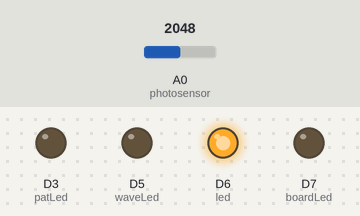
The sketch below on a simulated Particle Photon. On the bench: output pins drawn as LEDs (lit = HIGH). The test bench sets the inputs (shaded band); at power-on: A0 (photosensor) = 2048. Pins used as bus, display or sensor lines are not drawn.

Above: at 8.3 s.
8.4 s: A0 (photosensor) set to 2011
At 8.92 s:
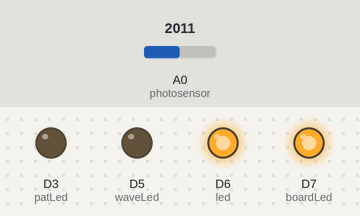
At 9.7 s:
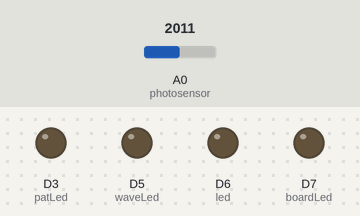
Timing chart, 0 to 11.4 s (numbered marks = the images above; inputs shaded):
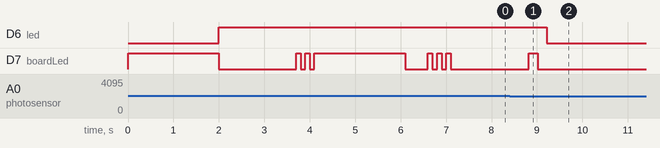

Measured:
- the behaviour switches between 2042 and 2041 on A0 (photosensor) (found by bisection; images 0 and 1)
- after the input at 8.4 s, D6 (led): HIGH → LOW after 0.82 s; D7 (boardLed): LOW → HIGH after 0.42 s, → LOW 0.20 s later

The sketch:

buddy-system.ino
```cpp
// Wave to the Deakin Photon Buddy
// Used the getting started make motion detector to create a "waver"

int led = D6;
int boardLed = D7;
int waveLed = D5;
int patLed = D3;
int photosensor = A0;
int power = A5;

int intactValue;
int brokenValue;
int beamThreshold;

bool beamBroken = false;

void myHandler(const char *event, const char *data); // Declare function

void setup() {
	// Initialise Outputs
	pinMode(led, OUTPUT);
	pinMode(boardLed, OUTPUT);
	pinMode(power, OUTPUT);
	pinMode(waveLed, OUTPUT);
	pinMode(patLed, OUTPUT);

	// Subscribe to the buddy event, listen for when they publish
	Particle.subscribe("Deakin_RIOT_SIT210_Photon_Buddy", myHandler);

	// Set Power to the Photosensor
	digitalWrite(power,HIGH);

	// Calibration
	// First, the D7 LED will go on to tell you to put your hand in front of the beam.
	digitalWrite(boardLed,HIGH);
	delay(2000);

	// Then, the D7 LED will go off and the LED will turn on.
	digitalWrite(boardLed,LOW);
	digitalWrite(led,HIGH);
	delay(500);

	// Now we'll take some readings...
	int off_1 = analogRead(photosensor); // read photosensor
	delay(200); // wait 200 milliseconds
	int off_2 = analogRead(photosensor); // read photosensor
	delay(1000); // wait 1 second

	// Now flash to let us know that you've taken the readings...
	digitalWrite(boardLed,HIGH);
	delay(100);
	digitalWrite(boardLed,LOW);
	delay(100);
	digitalWrite(boardLed,HIGH);
	delay(100);
	digitalWrite(boardLed,LOW);
	delay(100);

	// Now the D7 LED will go on to tell you to remove your hand...
	digitalWrite(boardLed,HIGH);
	delay(2000);

	// The D7 LED will turn off...
	digitalWrite(boardLed,LOW);

	// ...And we will take two more readings.
	int on_1 = analogRead(photosensor); // read photosensor
	delay(200); // wait 200 milliseconds
	int on_2 = analogRead(photosensor); // read photosensor
	delay(300); // wait 300 milliseconds

	// Now flash the D7 LED on and off three times to let us know that we're ready to go!
	digitalWrite(boardLed,HIGH);
	delay(100);
	digitalWrite(boardLed,LOW);
	delay(100);
	digitalWrite(boardLed,HIGH);
	delay(100);
	digitalWrite(boardLed,LOW);
	delay(100);
	digitalWrite(boardLed,HIGH);
	delay(100);
	digitalWrite(boardLed,LOW);

	intactValue = (on_1+on_2)/2;
	brokenValue = (off_1+off_2)/2;
	beamThreshold = (intactValue+brokenValue)/2.005;

}


void loop() {

	if (analogRead(photosensor) < beamThreshold)
	{
			Particle.publish("Death_Adder_Photon_Buddy", "wave", PUBLIC);
			delay(200);
			send_wave();
			digitalWrite(led,LOW);
			delay(60000); // hold 1 min to see if a wave comes in, before sending another wave
			beamBroken = false;
		    digitalWrite(led,HIGH);
	}

	else
    {
		    // Do nothing
	}
}

void myHandler(const char *event, const char *data)
{
	if (strcmp(data,"wave") == 0)
	{   // if your buddy sends a wave, then blink the red LED 3 times to reckonise the wave
		digitalWrite(waveLed,HIGH);
		delay(250);
		digitalWrite(waveLed,LOW);
		delay(250);
		digitalWrite(waveLed,HIGH);
		delay(250);
		digitalWrite(waveLed,LOW);
		delay(250);
		digitalWrite(waveLed,HIGH);
		delay(250);
		digitalWrite(waveLed,LOW);
		delay(250);
	}
	if (strcmp(data,"pat") == 0)
	{   // if your buddy sends a wave, then blink the red LED 3 times to reckonise the wave
		digitalWrite(waveLed,HIGH);
		delay(250);
		digitalWrite(patLed,HIGH);
		digitalWrite(waveLed,LOW);
		delay(250);
		digitalWrite(waveLed,HIGH);
		digitalWrite(patLed,LOW);
		delay(250);
		digitalWrite(patLed,HIGH);
		digitalWrite(waveLed,LOW);
		delay(250);
		digitalWrite(waveLed,HIGH);
		digitalWrite(patLed,LOW);
		delay(250);
		digitalWrite(waveLed,LOW);
		delay(250);
	}
	else
	{
		// Do nothing
	}
}

void send_wave()
{
    digitalWrite(boardLed, LOW);
    delay(200);
    digitalWrite(boardLed, HIGH);
    delay(200);
    digitalWrite(boardLed, LOW);
    delay(200);
}
```
